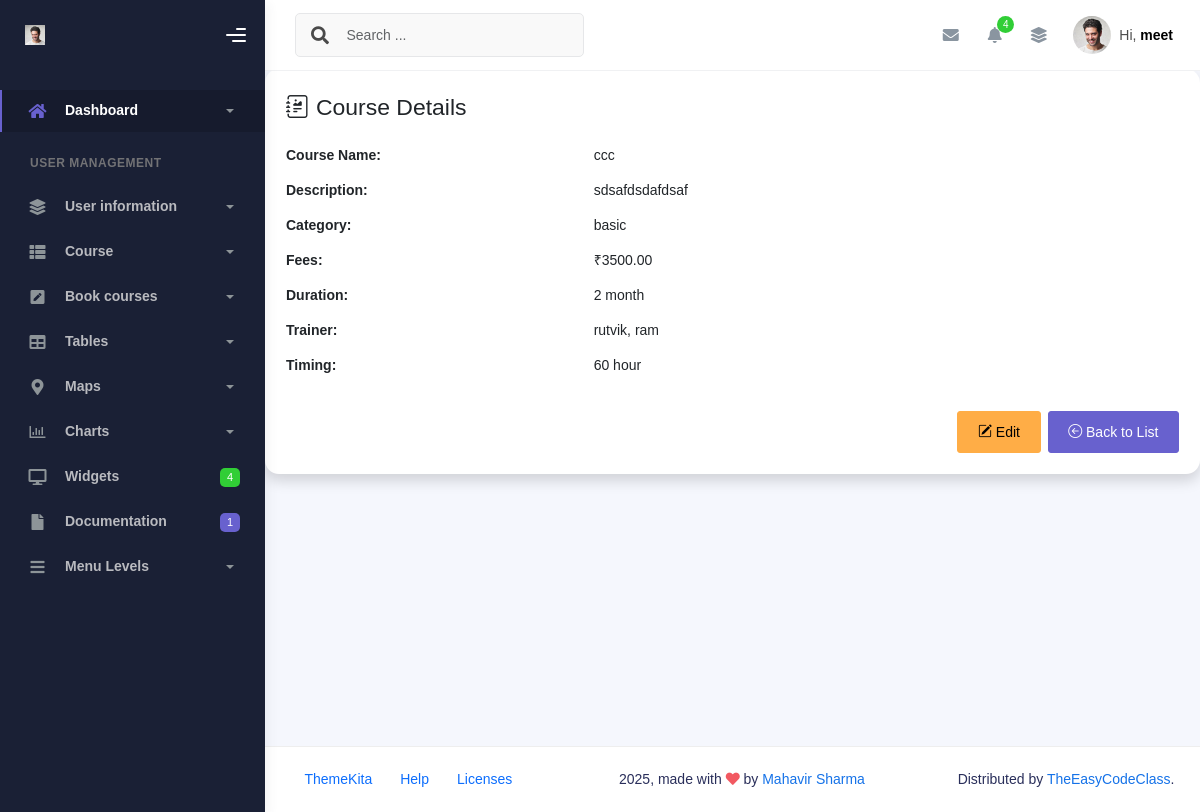
Page /course/1/ (signed in) on the committed database.
### dashboard/models.py (models this page shows, shortened)
class User(AbstractUser):
    GENDER_CHOICES = [
        ('M', 'Male'),
        ('F', 'Female'),
        ('O', 'Other'),
    ]
    ROLE_CHOICES = [
        ('admin', 'Admin'),
        ('staff', 'Staff'),
        ('student', 'Student'),
    ]
    phone = models.CharField(max_length=15 ,blank=True,null=True)
    gender = models.CharField(max_length=1, choices=GENDER_CHOICES,blank=True,null=True)
    dob = models.DateField(verbose_name='Date of Birth', null=True, blank=True)
    profile_picture = models.ImageField(upload_to='students/', blank=True, null=True)
    role = models.CharField(max_length=10, choices=ROLE_CHOICES)
    enroll_number = models.CharField(max_length=20, unique=True, blank=True, null=True)
    objects = StudentUserManager()
    def __str__(self):
        return f"{self.username}"

class Course(models.Model):
    name = models.CharField(max_length=100)
    description = models.TextField()
    category = models.CharField(max_length=50)
    fees = models.DecimalField(max_digits=10, decimal_places=2)
    duration = models.CharField(max_length=50)  # Example: "3 Months"
    trainers = models.ManyToManyField(
        User,
        null=True,
        blank=True,
        limit_choices_to={'role': 'staff'},
        related_name='courses_as_trainer'
    )
    timing = models.CharField(max_length=100)  # Example: "Mon–Fri, 10AM–12PM"

### dashboard/views.py (the view)
# urls.py: path('course/<int:pk>/', CourseDetailView.as_view(), name='course_detail'),
class CourseDetailView(LoginRequiredAdminOnlyMixin, DetailView):
    model = Course
    template_name = 'dashboard/course-details.html'
    context_object_name = 'course'

### dashboard/views.py (called while the page is built)
    def dispatch(self, request, *args, **kwargs):
        if not request.user.is_authenticated:
            return self.handle_no_permission()
        if getattr(request.user, 'role', None) != 'admin':
            raise Http404("Page not found")
        return super().dispatch(request, *args, **kwargs)

### dashboard/templates/dashboard/course-details.html
{% extends 'dashboard/base.html' %}
{% block content %}
<div class="container mt-10">
  <div class="card shadow rounded-4 p-4">
    <h3 class="mb-4"><i class="bi bi-journal-richtext me-2"></i>Course Details</h3>
    <div class="row mb-3">
      <div class="col-md-4 fw-bold">Course Name:</div>
      <div class="col-md-8">{{ course.name }}</div>
    </div>
    <div class="row mb-3">
      <div class="col-md-4 fw-bold">Description:</div>
      <div class="col-md-8">{{ course.description }}</div>
    </div>
    <div class="row mb-3">
      <div class="col-md-4 fw-bold">Category:</div>
      <div class="col-md-8">{{ course.category }}</div>
    </div>
    <div class="row mb-3">
      <div class="col-md-4 fw-bold">Fees:</div>
      <div class="col-md-8">₹{{ course.fees }}</div>
    </div>
    <div class="row mb-3">
      <div class="col-md-4 fw-bold">Duration:</div>
      <div class="col-md-8">{{ course.duration }}</div>
    </div>
    <div class="row mb-3">
      <div class="col-md-4 fw-bold">Trainer:</div>
      <div class="col-md-8">{% for trainer in course.trainers.all %}
    {{ trainer }}{% if not forloop.last %}, {% endif %}
  {% empty %}
    No trainers assigned
  {% endfor %}</div>
    </div>
    <div class="row mb-3">
      <div class="col-md-4 fw-bold">Timing:</div>
      <div class="col-md-8">{{ course.timing }}</div>
    </div>
    <div class="mt-4 d-flex justify-content-end">
      <a href="{% url 'update_course' course.id %}" class="btn btn-warning me-2">
        <i class="bi bi-pencil-square"></i> Edit
      </a>
      <a href="{% url 'course_list' %}" class="btn btn-secondary">
        <i class="bi bi-arrow-left-circle"></i> Back to List
      </a>
    </div>
  </div>
</div>
{% endblock %}

### dashboard/templates/dashboard/sidebar.html (shortened to what this page needs)
{% load static %}
<div class="wrapper">
      <div class="sidebar" data-background-color="dark">
        <div class="sidebar-logo">
          <div class="logo-header" data-background-color="dark">
            <a href="{% url 'index' %}" class="logo">
              {% if request.user.is_authenticated and request.user.profile_picture %}
  <img src="{{ request.user.profile_picture.url }}" alt="navbar brand" class="navbar-brand" height="20" />
{% else %}
  <img src="{% static 'dashboard/img/profile.jpg' %}" alt="navbar brand" class="navbar-brand" height="20" />
{% endif %}
            </a>
            <div class="nav-toggle">
              <button class="btn btn-toggle toggle-sidebar">
                <i class="gg-menu-right"></i>
              </button>
            </div>
          </div>
        </div>
        <div class="sidebar-wrapper scrollbar scrollbar-inner">
          <div class="sidebar-content">
            <ul class="nav nav-secondary">
              <li class="nav-item active">
                <a
                  data-bs-toggle="collapse"
                  href="#dashboard"
                  class="collapsed"
                  aria-expanded="false"
                >
                  <i class="fas fa-home"></i>
                  <p>Dashboard</p>
                  <span class="caret"></span>
                </a>
              </li>
              <li class="nav-section">
                <h4 class="text-section">User Management</h4>
              </li>
              <li class="nav-item">
                <a data-bs-toggle="collapse" href="#base">
                  <i class="fas fa-layer-group"></i>
                  <p>User information</p>
                  <span class="caret"></span>
                </a>
              </li>
              <li class="nav-item">
                <a data-bs-toggle="collapse" href="#sidebarLayouts">
                  <i class="fas fa-th-list"></i>
                  <p>Course</p>
                  <span class="caret"></span>
                </a>
              </li>
              <li class="nav-item">
                <a data-bs-toggle="collapse" href="#forms">
                  <i class="fas fa-pen-square"></i>
                  <p>Book courses</p>
                  <span class="caret"></span>
                </a>
              </li>
              <li class="nav-item">
                <a data-bs-toggle="collapse" href="#tables">
                  <i class="fas fa-table"></i>
                  <p>Tables</p>
                  <span class="caret"></span>
                </a>
              </li>
              <li class="nav-item">
                <a data-bs-toggle="collapse" href="#maps">
                  <i class="fas fa-map-marker-alt"></i>
                  <p>Maps</p>
                  <span class="caret"></span>
                </a>
              </li>
              <li class="nav-item">
                <a data-bs-toggle="collapse" href="#charts">
                  <i class="far fa-chart-bar"></i>
                  <p>Charts</p>
                  <span class="caret"></span>
                </a>
              </li>
              <li class="nav-item">
                <a href="widgets.html">
                  <i class="fas fa-desktop"></i>
                  <p>Widgets</p>
                  <span class="badge badge-success">4</span>
                </a>
              </li>
              <li class="nav-item">
                <a href="../../documentation/{% url 'index' %}">
                  <i class="fas fa-file"></i>
                  <p>Documentation</p>
                  <span class="badge badge-secondary">1</span>
                </a>
              </li>
              <li class="nav-item">
                <a data-bs-toggle="collapse" href="#submenu">
                  <i class="fas fa-bars"></i>
                  <p>Menu Levels</p>
                  <span class="caret"></span>
                </a>
              </li>
            </ul>
          </div>
        </div>
      </div>
      <div class="main-panel">
        <div class="main-header">
          <nav
            class="navbar navbar-header navbar-header-transparent navbar-expand-lg border-bottom"
          >
            <div class="container-fluid">
              <nav
                class="navbar navbar-header-left navbar-expand-lg navbar-form nav-search p-0 d-none d-lg-flex"
              >
                <div class="input-group">
                  <div class="input-group-prepend">
                    <button type="submit" class="btn btn-search pe-1">
                      <i class="fa fa-search search-icon"></i>
                    </button>
                  </div>
                  <input
                    type="text"
                    placeholder="Search ..."
                    class="form-control"
                  />
                </div>
              </nav>
              <ul class="navbar-nav topbar-nav ms-md-auto align-items-center">
                <li class="nav-item topbar-icon dropdown hidden-caret">
                  <a
                    class="nav-link dropdown-toggle"
                    href="#"
                    id="messageDropdown"
                    role="button"
                    data-bs-toggle="dropdown"
                    aria-haspopup="true"
                    aria-expanded="false"
                  >
                    <i class="fa fa-envelope"></i>
                  </a>
                </li>
                <li class="nav-item topbar-icon dropdown hidden-caret">
                  <a
                    class="nav-link dropdown-toggle"
                    href="#"
                    id="notifDropdown"
                    role="button"
                    data-bs-toggle="dropdown"
                    aria-haspopup="true"
                    aria-expanded="false"
                  >
                    <i class="fa fa-bell"></i>
                    <span class="notification">4</span>
                  </a>
                </li>
                <li class="nav-item topbar-icon dropdown hidden-caret">
                  <a
                    class="nav-link"
                    data-bs-toggle="dropdown"
                    href="#"
                    aria-expanded="false"
                  >
                    <i class="fas fa-layer-group"></i>
                  </a>
                </li>
                <li class="nav-item topbar-user dropdown hidden-caret">
                  <a
                    class="dropdown-toggle profile-pic"
                    data-bs-toggle="dropdown"
                    href="#"
                    aria-expanded="false"
                  >
                    <div class="avatar-sm">
                      <img
                        src="{% if request.user.profile_picture %}
                            {{ request.user.profile_picture.url }}
                          {% else %}
                            {% static 'dashboard/img/profile.jpg' %}
                          {% endif %}"
                        alt="..."
                        class="avatar-img rounded-circle"
                      />
                    </div>
                    <span class="profile-username">
                      <span class="op-7">Hi,</span>
                      <span class="fw-bold">{{ request.user.get_full_name|default:request.user.username }}</span>
                    </span>
                  </a>
                </li>
              </ul>
            </div>
          </nav>
        </div>

### rows in the picture
User: user.get_full_name "meet"
Course: name "ccc", description "sdsafdsdafdsaf", category "basic", fees "3500.00", duration "2 month", timing "60 hour"
User: username "rutvik"
User: username "ram"
